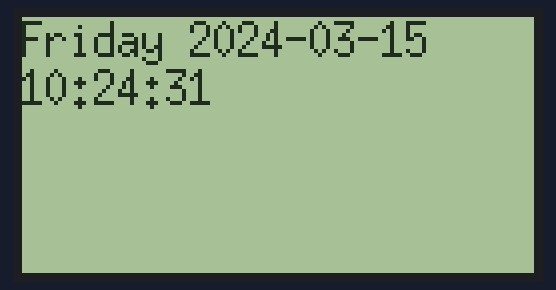
Bench run of a sketch on a simulated Arduino Uno, built with avr-gcc and run on an emulated ATmega328P. On the bench: 128×64 one-colour display. The local clock reads 2024-03-15 10:24:30 at power-on unless the sketch sets it; what the sketch prints to the serial monitor is not drawn.

Above: at 1.2 s.
At 4.5 s:
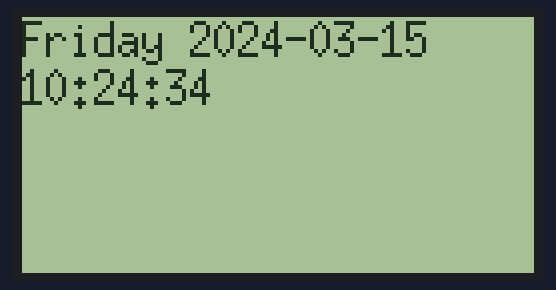
At 10.0 s:
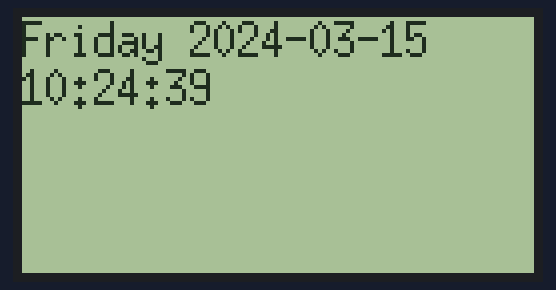
At 20.0 s:
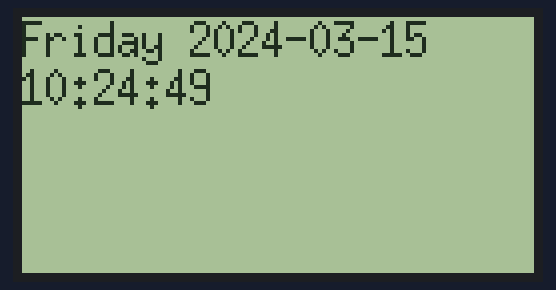
At 27.8 s:
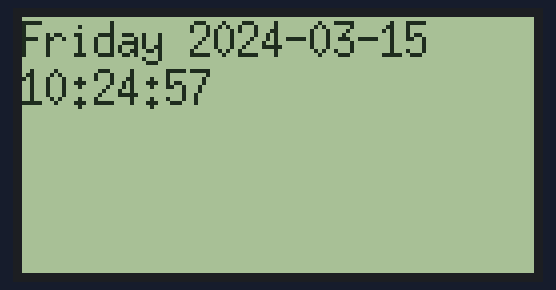
At 38.9 s:
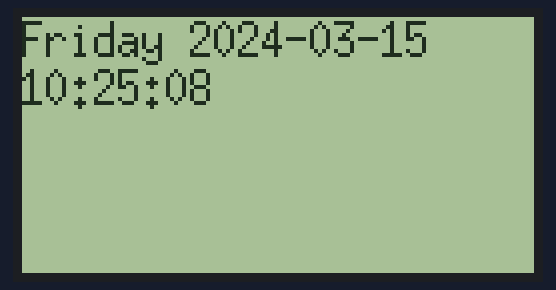

The sketch:

DS1302_Fix_Display.ino
```cpp
#include <DS1302.h>
#include <stdio.h>
//加上你的时钟RTC的头文件（也就是驱动）
#include "U8glib.h"
//u8g显示驱动
/*
 * DS1302时钟显示程序
 * Producer：小明明
 * 该程序用于修正DS1302类的RTC时钟模块，之后显示到外置显示屏上~
 * 同样适用于时间日期跑偏的情况，可以进来矫正一下
 * 制作时间：2018/11/5/ 12：55
 * 如何知道自己的时钟芯片信息呢？
 * 可以去www.alldatasheet.com去查找哦~
 * 比如DS1302的：
 * http://datasheets.maximintegrated.com/en/ds/DS1302.pdf
 * 附上一个通用库，可以自己移植~
 * 也在Github里面，可以直接克隆，找你的文件夹就有了！
 * https://github.com/msparks/arduino-ds1302
 */
 //我用的是ST7920主控的显示屏12864
 U8GLIB_ST7920_128X64_4X u8g(10, 11, 12); // SPI Com: SCK = en = 10, MOSI = rw = 11, CS = di = 12
 //格式统一并打印
namespace {
const int kCePin   = 7;  // 芯片使能脚 CE
const int kIoPin   = 8;  // 输入口 I/O
const int kSclkPin = 9;  // 串行时钟口 SCLK
// 调库使用按照上面配置I/O口
DS1302 rtc(kCePin, kIoPin, kSclkPin);
//下面是规整星期信息输出。
String dayAsString(const Time::Day day) {
  switch (day) {
    case Time::kSunday: return "Sunday";
    case Time::kMonday: return "Monday";
    case Time::kTuesday: return "Tuesday";
    case Time::kWednesday: return "Wednesday";
    case Time::kThursday: return "Thursday";
    case Time::kFriday: return "Friday";
    case Time::kSaturday: return "Saturday";
  }
  return "(unknown day)";
}
void printTime() {
  // 从RTC读取时间
Time t = rtc.time();
// 命名星期几
  const String day = dayAsString(t.day);
  // 临时变量用于规整时间日期格式
  char buf[50];
  char buf1[50];
  snprintf(buf, sizeof(buf), "%s %04d-%02d-%02d",
           day.c_str(),
           t.yr, t.mon, t.date);
  snprintf(buf1, sizeof(buf1), "%02d:%02d:%02d",
           t.hr, t.min, t.sec);
//这里是输出的格式：4位年/2位月/2位日
                // 2为时/2位分/2位秒
  // 输出字符串到串口我们才能看得到时间。
  Serial.println(buf);
  Serial.println(buf1);
  u8g.setFont(u8g_font_6x13);
  u8g.drawStr( 0, 10, buf);
  u8g.drawStr( 0, 22, buf1);

}
}
void setup() {
  //旋转屏幕180
  u8g.setRot180();
  Serial.begin(9600);//设定串口输出波特率（看协议）
  //上面一条用于串口打印
  //关闭芯片写保护(写入时间才用到)
  //rtc.writeProtect(false);
  //rtc.halt(false);
  // 开始准备写入校准时间
  // 格式：年，月，日，时，分，秒，周几
  //Time t(2018, 11, 5, 12, 50, 30, Time::kMonday);
  // 写入校准时间入RTC中
  //rtc.time(t);
}

void loop() {
  printTime();//打印时间
  delay(1000);//每秒刷新一次
  u8g.firstPage();
  do{
    printTime();
  }while(u8g.nextPage());
}
```

Measured:
- what the display in image 0 shows lasts 1.1 s, from 1.1 s to 2.2 s
